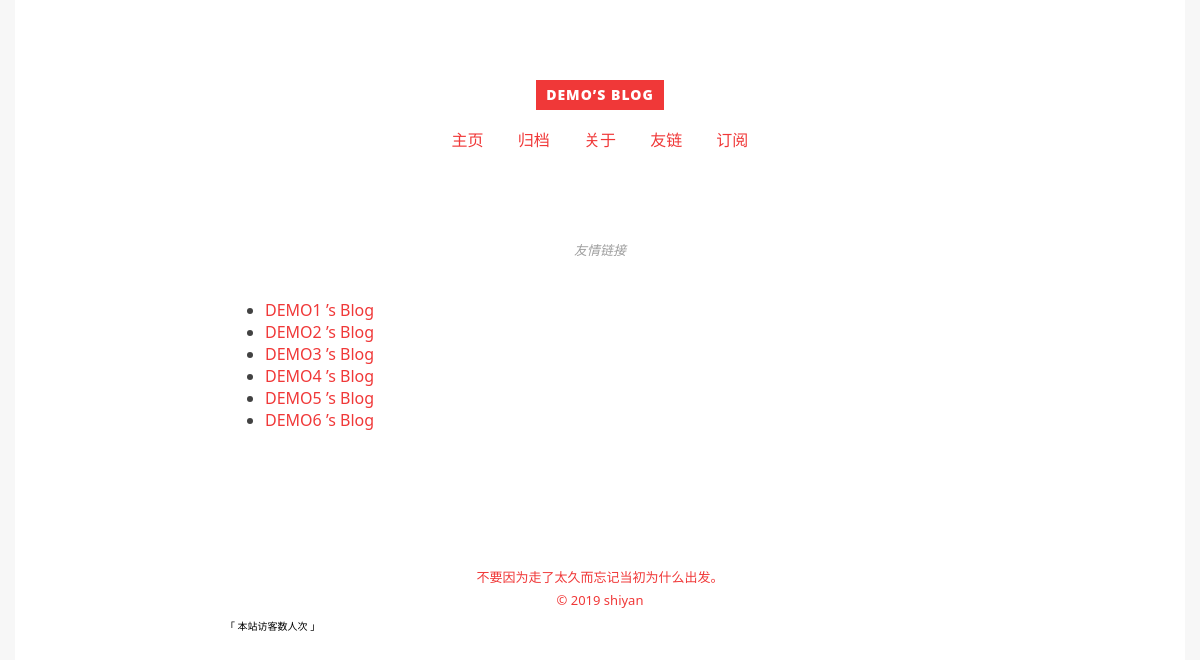
The page /yqlj/ on the database its author committed.
### index/models.py (models this page shows, shortened)
class Index_Information(models.Model):
    title = models.CharField('博客标题名称①',max_length=50)
    title_name = models.CharField('博客标题名称②',max_length=50)
    Description = models.CharField('博客相关内容关键信息',max_length=50)
    class Meta:
        verbose_name = '博客标题'
        verbose_name_plural = verbose_name

### yqlj/models.py (models this page shows, shortened)
class yqlj_models(models.Model):
    yqlj_name = models.CharField('博客名称',max_length=50)
    yqlj_urllist = models.CharField('博客地址',max_length=50)
    class Meta:
        verbose_name = '友情链接'
        verbose_name_plural = verbose_name

### yqlj/views.py (the view)
# urls.py: path('',views.Yqlj_Url,name='yqlj_url'),
def Yqlj_Url(request):
    index_information = Index_Information.objects.get(pk=1)
    yqlj_context = yqlj_models.objects.all()
    return render(request,'yqlj.html',locals())

### yqlj/templates/yqlj.html (shortened to what this page needs)
{% extends 'index.html' %}
{% block name_title %}{{ index_information.title_name }}{% endblock %}
{% block body %}
<main class="site-main posts-loop">
    <article>
  <div class="article-top-meta">
    <span class="posted-on">
      <a href="{% url 'yqlj_url' %}" rel="bookmark">
        <time class="entry-date published" >
          友情链接
        </time>
      </a>
    </span>
  </div>
  <div class="article-content">
    <div class="entry">
        <ul>
            {% for foo in yqlj_context %}
<li><a href="{{ foo.yqlj_urllist }}" target="_blank" rel="noopener">{{ foo.yqlj_name }}</a></li>
            {% endfor %}
</ul>
    </div>
  </div>
</article>
 </main>
{% endblock %}

### templates/index.html (shortened to what this page needs)
{% load staticfiles %}
<!DOCTYPE html>
<html><head><meta http-equiv="Content-Type" content="text/html; charset=UTF-8"><meta name="generator" content="Hexo 3.8.0">
  <link rel="stylesheet" href="{% static 'css/style.css' %}" media="screen" type="text/css">
</head>
<body>
<div class="blog">
  <div class="content">
    <header>
  <div class="site-branding">
    <h1 class="site-title">
      <a href="{% url 'index' %}">{% block name_title %}{% endblock %}</a>
    </h1>
  </div>
  <nav class="site-navigation">
    <ul>
        <li><a href="{% url 'index' %}">主页</a></li>
        <li><a href="{% url 'posts_list' %}">归档</a></li>
        <li><a href="{% url 'blog_About' %}">关于</a></li>
        <li><a href="{% url 'yqlj_url' %}">友链</a></li>
        <li><a href="{% url 'rss' %}">订阅</a></li>
    </ul>
  </nav>
</header>
{% block body %}
{% endblock %}
    <footer class="site-footer">
  <p class="site-info">
    <a>不要因为走了太久而忘记当初为什么出发。</a>
    <br>
    <a>© 2019 shiyan</a>
    <br>
  </p>
</footer>
<span id="busuanzi_container_site_uv">
<a>「</a>
  本站访客数人次
<a>  」</a>
  </div>
</div>
</body></html>

### static/css/style.css (style rules this page uses)
html { font-family: sans-serif; -ms-text-size-adjust: 100%; -webkit-text-size-adjust: 100%; }
body { margin: 0; }
article, aside, details, figcaption, figure, footer, header, hgroup, main, menu, nav, section, summary { display: block; }
a { background-color: transparent; }
h1 { font-size: 2em; margin: 0.67em 0; }
html { font-size: 10px; -webkit-text-size-adjust: 100%; }
p, h1, h2, h3, h4, h5, h6 { margin: 0; }
a { text-decoration: none; }
body { background-color: #f7f7f7; font-family: "Segoe UI", "Lucida Grande", Helvetica, "Microsoft YaHei", FreeSans, Arimo, "Droid Sans", "wenquanyi micro hei", "Hiragino Sans GB", "Hiragino Sans GB W3", Arial, sans-serif; -moz-osx-font-smoothing: grayscale; -webkit-font-smoothing: antialiased; overflow-x: hidden; }
body .blog { max-width: 1170px; min-height: 100vh; background-color: #fff; margin: 0 auto; }
body .blog .content { box-sizing: border-box; max-width: 770px; width: 100%; padding: 80px 10px 10px; margin: 0 auto; }
header { line-height: 1.8rem; }
header .site-branding { text-align: center; margin-bottom: 2rem; font-family: "Open Sans", arial, sans-serif; letter-spacing: 0.1em; text-transform: uppercase; }
header .site-branding .site-title { margin: 0; font-size: 1.4rem; }
header .site-branding .site-title a { display: inline-block; color: #fff; font-weight: bolder; background-color: #f03838; line-height: 3rem; height: 3rem; padding: 0 1rem; -webkit-transition: padding 0.3s ease-out; transition: padding 0.3s ease-out; }
header .site-navigation { text-align: center; }
header .site-navigation ul { list-style: none; padding: 0; margin: 0; font-size: 1.6em; }
header .site-navigation ul li { display: inline-block; margin: 0 0.5rem; }
header .site-navigation ul li a { display: block; color: #f03838; font-size: 1.6rem; line-height: 2rem; padding: 0 1rem; }
article { position: relative; padding: 8rem 0; }
article a { color: #f03838; }
article .article-top-meta { position: relative; color: #9e9e9e; font-size: 1.3rem; text-align: center; margin: 1rem 0; }
article .article-top-meta span { margin: 0 0.5rem; }
article .article-top-meta a { color: #9e9e9e; }
article .article-top-meta a time { font-style: italic; }
article .article-excerpt, article .article-content, article .featured-media { margin: 4rem 0; font-size: 1.6rem; color: #424242; }
footer.site-footer { position: relative; text-align: center; line-height: 1.8; padding-top: 1rem; color: #9e9e9e; }
footer.site-footer a { color: #f03838; }
footer.site-footer .site-info { color: #9e9e9e; font-size: 1.3rem; margin: 0.5rem 0; }
@media (min-width: 768px) { article { padding: 8rem 0; } }

### rows shown on the page
Index_Information: title_name "DEMO’S BLOG"
yqlj_models: yqlj_name "DEMO1 ’s Blog"
yqlj_models: yqlj_name "DEMO2 ’s Blog"
yqlj_models: yqlj_name "DEMO3 ’s Blog"
yqlj_models: yqlj_name "DEMO4 ’s Blog"
yqlj_models: yqlj_name "DEMO5 ’s Blog"
yqlj_models: yqlj_name "DEMO6 ’s Blog"
